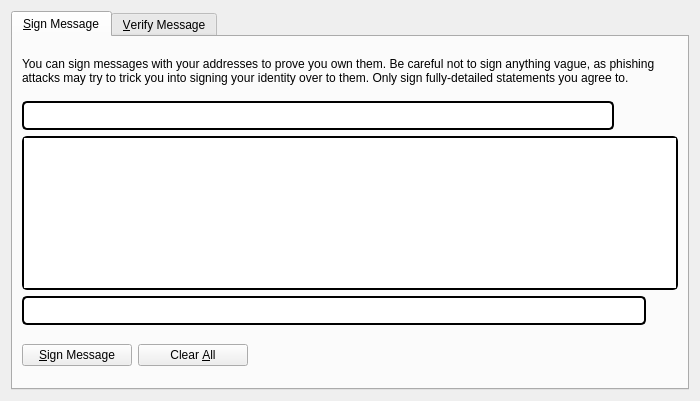
<?xml version="1.0" encoding="UTF-8"?>
<ui version="4.0">
 <class>SignVerifyMessageDialog</class>
 <widget class="QDialog" name="SignVerifyMessageDialog">
  <property name="geometry">
   <rect>
    <x>0</x>
    <y>0</y>
    <width>700</width>
    <height>401</height>
   </rect>
  </property>
  <property name="windowTitle">
   <string>Signatures - Sign / Verify a Message</string>
  </property>
  <property name="modal">
   <bool>true</bool>
  </property>
  <layout class="QVBoxLayout" name="verticalLayout">
   <item>
    <widget class="QTabWidget" name="tabWidget">
     <property name="currentIndex">
      <number>0</number>
     </property>
     <widget class="QWidget" name="tabSignMessage">
      <attribute name="title">
       <string>&amp;Sign Message</string>
      </attribute>
      <layout class="QVBoxLayout" name="verticalLayout_SM">
       <item>
        <widget class="QLabel" name="infoLabel_SM">
         <property name="text">
          <string>You can sign messages with your addresses to prove you own them. Be careful not to sign anything vague, as phishing attacks may try to trick you into signing your identity over to them. Only sign fully-detailed statements you agree to.</string>
         </property>
         <property name="textFormat">
          <enum>Qt::PlainText</enum>
         </property>
         <property name="wordWrap">
          <bool>true</bool>
         </property>
        </widget>
       </item>
       <item>
        <layout class="QHBoxLayout" name="horizontalLayout_1_SM">
         <property name="spacing">
          <number>0</number>
         </property>
         <item>
          <widget class="QValidatedLineEdit" name="addressIn_SM">
           <property name="toolTip">
            <string>The address to sign the message with (e.g. 4Zo1ga6xuKuQ7JV7M9rGDoxdbYwV5zgQJ5)</string>
           </property>
           <property name="styleSheet">
            <string notr="true">border-top-left-radius: 5px;
border-top-right-radius: 5px;
border-bottom-left-radius: 5px;
border-bottom-right-radius: 5px;
border: 2px solid #000000;
min-height: 25px;
max-height: 25px;</string>
           </property>
           <property name="maxLength">
            <number>34</number>
           </property>
          </widget>
         </item>
         <item>
          <widget class="QPushButton" name="addressBookButton_SM">
           <property name="toolTip">
            <string>Choose an address from the address book</string>
           </property>
           <property name="styleSheet">
            <string notr="true">border-top-left-radius: 5px;
border-top-right-radius: 5px;
border-bottom-left-radius: 5px;
border-bottom-right-radius: 5px;
</string>
           </property>
           <property name="text">
            <string/>
           </property>
           <property name="icon">
            <iconset>
             <normaloff>:/icons/address-book</normaloff>:/icons/address-book</iconset>
           </property>
           <property name="shortcut">
            <string>Alt+A</string>
           </property>
           <property name="autoDefault">
            <bool>false</bool>
           </property>
          </widget>
         </item>
         <item>
          <widget class="QPushButton" name="pasteButton_SM">
           <property name="toolTip">
            <string>Paste address from clipboard</string>
           </property>
           <property name="styleSheet">
            <string notr="true">border-top-left-radius: 5px;
border-top-right-radius: 5px;
border-bottom-left-radius: 5px;
border-bottom-right-radius: 5px;</string>
           </property>
           <property name="text">
            <string/>
           </property>
           <property name="icon">
            <iconset>
             <normaloff>:/icons/editpaste</normaloff>:/icons/editpaste</iconset>
           </property>
           <property name="shortcut">
            <string>Alt+P</string>
           </property>
           <property name="autoDefault">
            <bool>false</bool>
           </property>
          </widget>
         </item>
        </layout>
       </item>
       <item>
        <widget class="QPlainTextEdit" name="messageIn_SM">
         <property name="toolTip">
          <string>Enter the message you want to sign here</string>
         </property>
         <property name="styleSheet">
          <string notr="true">border-top-left-radius: 5px;
border-top-right-radius: 5px;
border-bottom-left-radius: 5px;
border-bottom-right-radius: 5px;
border: 2px solid #000000;
min-height: 150px;
max-height: 150px;</string>
         </property>
        </widget>
       </item>
       <item>
        <layout class="QHBoxLayout" name="horizontalLayout_2_SM">
         <property name="spacing">
          <number>0</number>
         </property>
         <item>
          <widget class="QLineEdit" name="signatureOut_SM">
           <property name="font">
            <font>
             <italic>true</italic>
            </font>
           </property>
           <property name="styleSheet">
            <string notr="true">border-top-left-radius: 5px;
border-top-right-radius: 5px;
border-bottom-left-radius: 5px;
border-bottom-right-radius: 5px;
border: 2px solid #000000;
min-height: 25px;
max-height: 25px;</string>
           </property>
           <property name="readOnly">
            <bool>true</bool>
           </property>
          </widget>
         </item>
         <item>
          <widget class="QPushButton" name="copySignatureButton_SM">
           <property name="toolTip">
            <string>Copy the current signature to the system clipboard</string>
           </property>
           <property name="styleSheet">
            <string notr="true">border-top-left-radius: 5px;
border-top-right-radius: 5px;
border-bottom-left-radius: 5px;
border-bottom-right-radius: 5px;


</string>
           </property>
           <property name="text">
            <string/>
           </property>
           <property name="icon">
            <iconset>
             <normaloff>:/icons/editcopy</normaloff>:/icons/editcopy</iconset>
           </property>
           <property name="autoDefault">
            <bool>false</bool>
           </property>
          </widget>
         </item>
        </layout>
       </item>
       <item>
        <layout class="QHBoxLayout" name="horizontalLayout_3_SM">
         <item>
          <widget class="QPushButton" name="signMessageButton_SM">
           <property name="minimumSize">
            <size>
             <width>110</width>
             <height>0</height>
            </size>
           </property>
           <property name="toolTip">
            <string>Sign the message to prove you own this Nanite address</string>
           </property>
           <property name="styleSheet">
            <string notr="true"/>
           </property>
           <property name="text">
            <string>&amp;Sign Message</string>
           </property>
           <property name="icon">
            <iconset>
             <normaloff>:/icons/edit</normaloff>:/icons/edit</iconset>
           </property>
           <property name="autoDefault">
            <bool>false</bool>
           </property>
           <property name="default">
            <bool>false</bool>
           </property>
          </widget>
         </item>
         <item>
          <widget class="QPushButton" name="clearButton_SM">
           <property name="minimumSize">
            <size>
             <width>110</width>
             <height>0</height>
            </size>
           </property>
           <property name="toolTip">
            <string>Reset all sign message fields</string>
           </property>
           <property name="styleSheet">
            <string notr="true"/>
           </property>
           <property name="text">
            <string>Clear &amp;All</string>
           </property>
           <property name="icon">
            <iconset>
             <normaloff>:/icons/remove</normaloff>:/icons/remove</iconset>
           </property>
           <property name="autoDefault">
            <bool>false</bool>
           </property>
           <property name="default">
            <bool>false</bool>
           </property>
          </widget>
         </item>
         <item>
          <spacer name="horizontalSpacer_1_SM">
           <property name="orientation">
            <enum>Qt::Horizontal</enum>
           </property>
           <property name="sizeHint" stdset="0">
            <size>
             <width>40</width>
             <height>48</height>
            </size>
           </property>
          </spacer>
         </item>
         <item>
          <widget class="QLabel" name="statusLabel_SM">
           <property name="font">
            <font>
             <weight>75</weight>
             <bold>true</bold>
            </font>
           </property>
           <property name="text">
            <string/>
           </property>
           <property name="wordWrap">
            <bool>true</bool>
           </property>
          </widget>
         </item>
         <item>
          <spacer name="horizontalSpacer_2_SM">
           <property name="orientation">
            <enum>Qt::Horizontal</enum>
           </property>
           <property name="sizeHint" stdset="0">
            <size>
             <width>40</width>
             <height>48</height>
            </size>
           </property>
          </spacer>
         </item>
        </layout>
       </item>
      </layout>
     </widget>
     <widget class="QWidget" name="tabVerifyMessage">
      <attribute name="title">
       <string>&amp;Verify Message</string>
      </attribute>
      <layout class="QVBoxLayout" name="verticalLayout_VM">
       <item>
        <widget class="QLabel" name="infoLabel_VM">
         <property name="text">
          <string>Enter the signing address, message (ensure you copy line breaks, spaces, tabs, etc. exactly) and signature below to verify the message. Be careful not to read more into the signature than what is in the signed message itself, to avoid being tricked by a man-in-the-middle attack.</string>
         </property>
         <property name="textFormat">
          <enum>Qt::PlainText</enum>
         </property>
         <property name="alignment">
          <set>Qt::AlignLeading|Qt::AlignLeft|Qt::AlignTop</set>
         </property>
         <property name="wordWrap">
          <bool>true</bool>
         </property>
        </widget>
       </item>
       <item>
        <layout class="QHBoxLayout" name="horizontalLayout_1_VM">
         <property name="spacing">
          <number>0</number>
         </property>
         <item>
          <widget class="QValidatedLineEdit" name="addressIn_VM">
           <property name="toolTip">
            <string>The address the message was signed with (e.g. 4Zo1ga6xuKuQ7JV7M9rGDoxdbYwV5zgQJ5)</string>
           </property>
           <property name="styleSheet">
            <string notr="true">border-top-left-radius: 5px;
border-top-right-radius: 5px;
border-bottom-left-radius: 5px;
border-bottom-right-radius: 5px;
border: 2px solid #000000;
min-height: 25px;
max-height: 25px;
</string>
           </property>
           <property name="maxLength">
            <number>34</number>
           </property>
          </widget>
         </item>
         <item>
          <widget class="QPushButton" name="addressBookButton_VM">
           <property name="toolTip">
            <string>Choose an address from the address book</string>
           </property>
           <property name="styleSheet">
            <string notr="true">border-top-left-radius: 5px;
border-top-right-radius: 5px;
border-bottom-left-radius: 5px;
border-bottom-right-radius: 5px;


</string>
           </property>
           <property name="text">
            <string/>
           </property>
           <property name="icon">
            <iconset>
             <normaloff>:/icons/address-book</normaloff>:/icons/address-book</iconset>
           </property>
           <property name="shortcut">
            <string>Alt+A</string>
           </property>
           <property name="autoDefault">
            <bool>false</bool>
           </property>
          </widget>
         </item>
        </layout>
       </item>
       <item>
        <widget class="QPlainTextEdit" name="messageIn_VM">
         <property name="styleSheet">
          <string notr="true">border-top-left-radius: 5px;
border-top-right-radius: 5px;
border-bottom-left-radius: 5px;
border-bottom-right-radius: 5px;
border: 2px solid #000000;
min-height: 150px;
max-height: 150px;</string>
         </property>
        </widget>
       </item>
       <item>
        <widget class="QValidatedLineEdit" name="signatureIn_VM">
         <property name="styleSheet">
          <string notr="true">border-top-left-radius: 5px;
border-top-right-radius: 5px;
border-bottom-left-radius: 5px;
border-bottom-right-radius: 5px;
border: 2px solid #000000;
min-height: 25px;
max-height: 25px;</string>
         </property>
        </widget>
       </item>
       <item>
        <layout class="QHBoxLayout" name="horizontalLayout_2_VM">
         <item>
          <widget class="QPushButton" name="verifyMessageButton_VM">
           <property name="minimumSize">
            <size>
             <width>120</width>
             <height>0</height>
            </size>
           </property>
           <property name="toolTip">
            <string>Verify the message to ensure it was signed with the specified Nanite address</string>
           </property>
           <property name="styleSheet">
            <string notr="true"/>
           </property>
           <property name="text">
            <string>&amp;Verify Message</string>
           </property>
           <property name="icon">
            <iconset>
             <normaloff>:/icons/transaction_0</normaloff>:/icons/transaction_0</iconset>
           </property>
           <property name="autoDefault">
            <bool>false</bool>
           </property>
           <property name="default">
            <bool>false</bool>
           </property>
          </widget>
         </item>
         <item>
          <widget class="QPushButton" name="clearButton_VM">
           <property name="minimumSize">
            <size>
             <width>120</width>
             <height>0</height>
            </size>
           </property>
           <property name="toolTip">
            <string>Reset all verify message fields</string>
           </property>
           <property name="styleSheet">
            <string notr="true"/>
           </property>
           <property name="text">
            <string>Clear &amp;All</string>
           </property>
           <property name="icon">
            <iconset>
             <normaloff>:/icons/remove</normaloff>:/icons/remove</iconset>
           </property>
           <property name="autoDefault">
            <bool>false</bool>
           </property>
           <property name="default">
            <bool>false</bool>
           </property>
           <property name="flat">
            <bool>false</bool>
           </property>
          </widget>
         </item>
         <item>
          <spacer name="horizontalSpacer_1_VM">
           <property name="orientation">
            <enum>Qt::Horizontal</enum>
           </property>
           <property name="sizeHint" stdset="0">
            <size>
             <width>40</width>
             <height>48</height>
            </size>
           </property>
          </spacer>
         </item>
         <item>
          <widget class="QLabel" name="statusLabel_VM">
           <property name="font">
            <font>
             <weight>75</weight>
             <bold>true</bold>
            </font>
           </property>
           <property name="text">
            <string/>
           </property>
           <property name="wordWrap">
            <bool>true</bool>
           </property>
          </widget>
         </item>
         <item>
          <spacer name="horizontalSpacer_2_VM">
           <property name="orientation">
            <enum>Qt::Horizontal</enum>
           </property>
           <property name="sizeHint" stdset="0">
            <size>
             <width>40</width>
             <height>48</height>
            </size>
           </property>
          </spacer>
         </item>
        </layout>
       </item>
      </layout>
     </widget>
    </widget>
   </item>
  </layout>
 </widget>
 <customwidgets>
  <customwidget>
   <class>QValidatedLineEdit</class>
   <extends>QLineEdit</extends>
   <header>qvalidatedlineedit.h</header>
  </customwidget>
 </customwidgets>
 <resources/>
 <connections/>
</ui>
